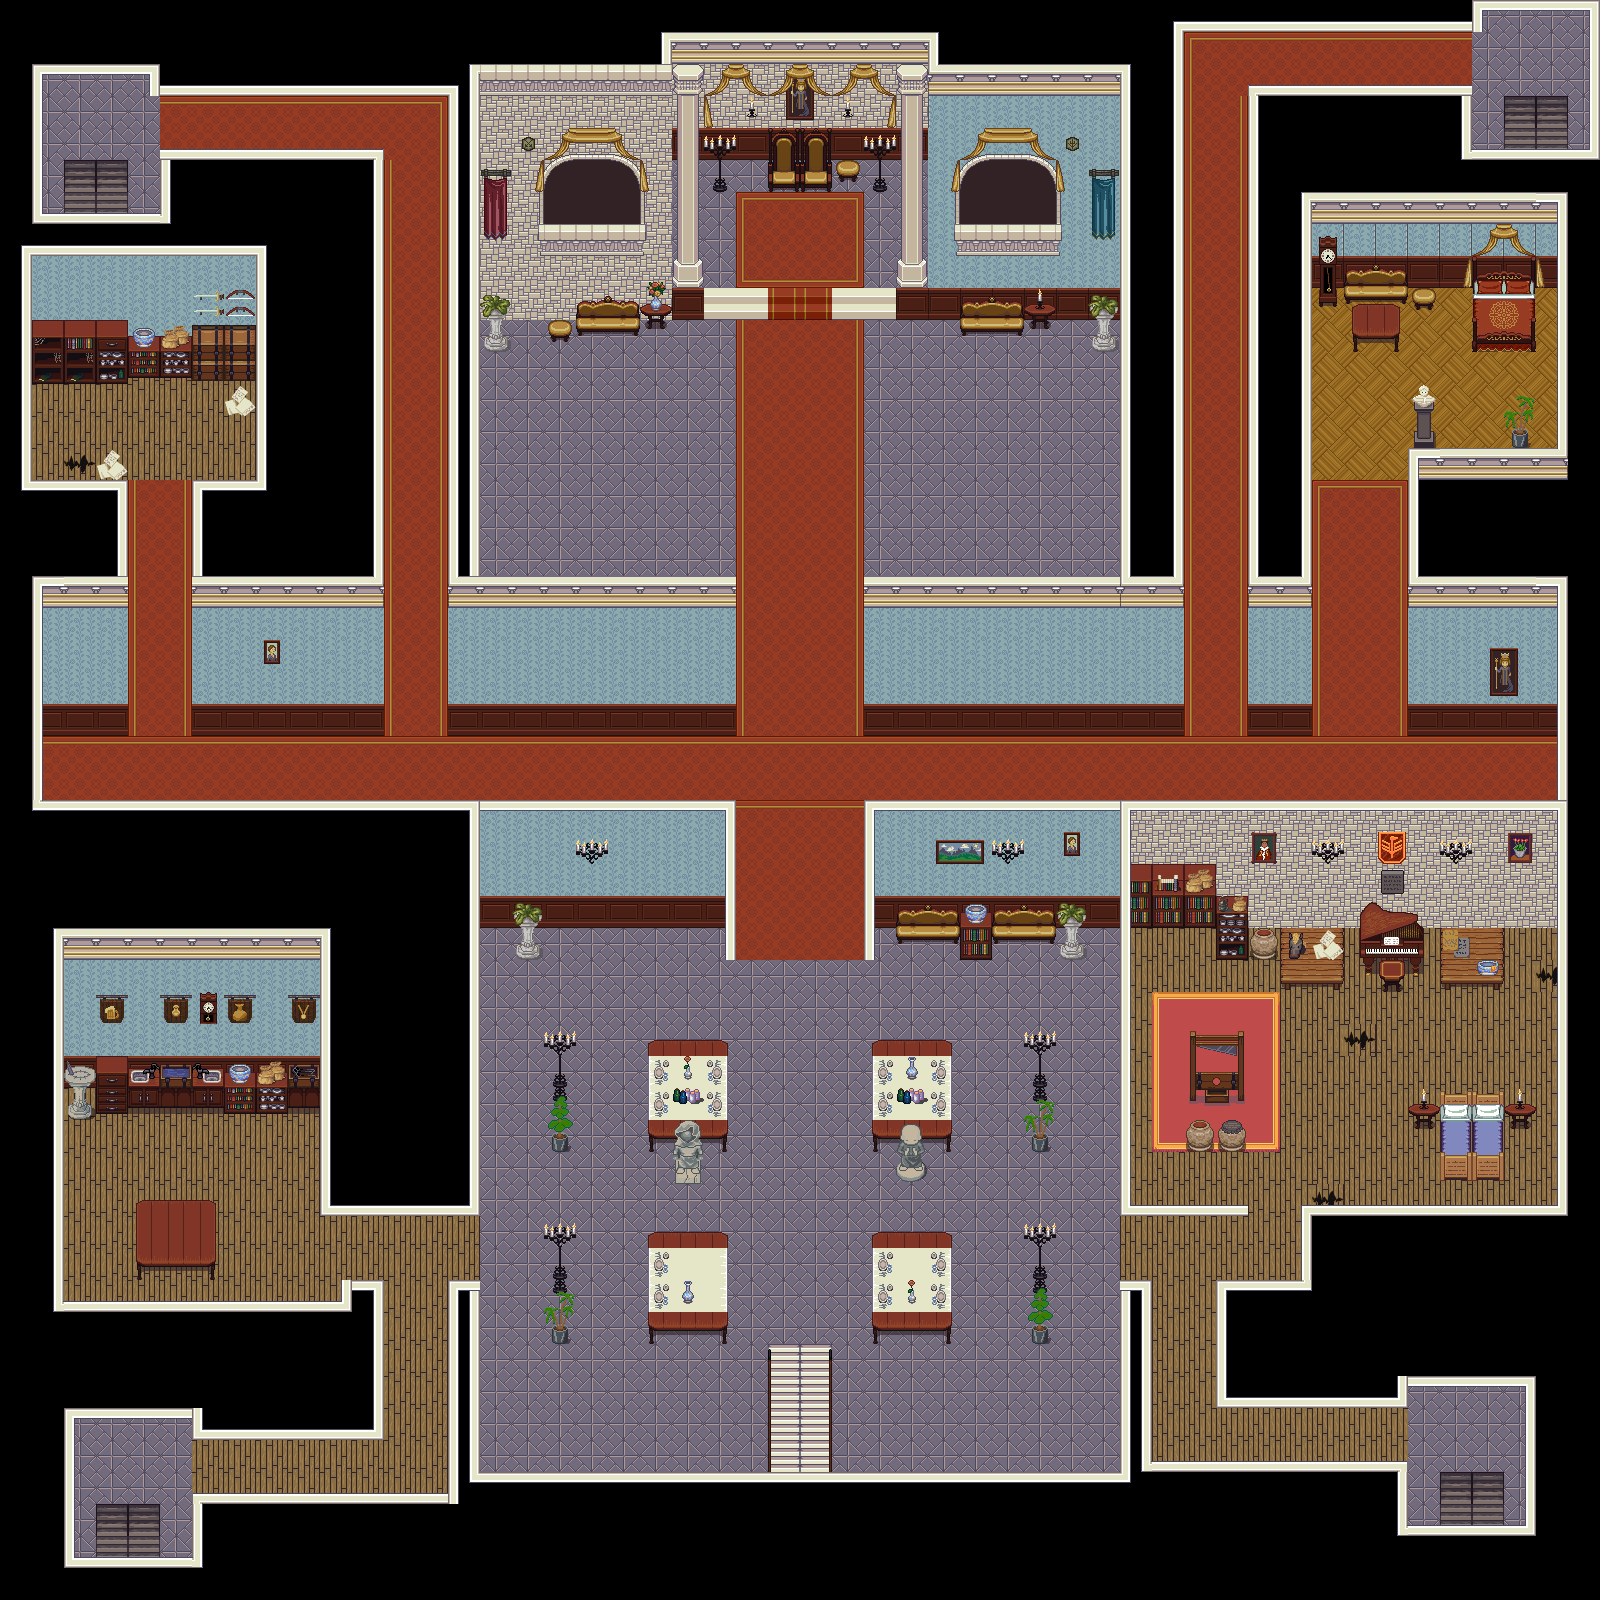

A 2D game scene composited from a Tiled map and its tileset images. What follows is a short description and the map's XML, with each tile layer's data collapsed to a summary:
An orthogonal 50x50 tile map with 32x32 px tiles, 5 tile layers (Calque 4, Calque de Tile 1, Calque 3, Calque 2, ...), 8 tilesets and 127 objects (5x DOOR).

<map version="1.2" tiledversion="1.2.1" orientation="orthogonal" renderorder="right-down" width="50" height="50" tilewidth="32" tileheight="32" infinite="0" nextlayerid="14" nextobjectid="518">
 <tileset firstgid="1" source="castle.tsx" />
 <tileset firstgid="153" source="Castle2.tsx" />
 <tileset firstgid="409" source="magecity.tsx" />
 <tileset firstgid="769" source="base_out_atlas.tsx" />
 <tileset firstgid="1793" source="interior.tsx" />
 <tileset firstgid="2049" source="stairs.tsx" />
 <tileset firstgid="2137" source="decorations-medieval.tsx" />
 <tileset firstgid="3161" source="city_inside.tsx" />
 <layer id="5" name="Calque 4" width="50" height="50">
  <data>[2500 cells, 1678 non-empty, 30 distinct tile ids]</data>
 </layer>
 <layer id="1" name="Calque de Tile 1" width="50" height="50">
  <data>[2500 cells, 708 non-empty, 134 distinct tile ids]</data>
 </layer>
 <layer id="4" name="Calque 3" width="50" height="50">
  <data>[2500 cells, 197 non-empty, 66 distinct tile ids]</data>
 </layer>
 <layer id="3" name="Calque 2" width="50" height="50">
  <data>[2500 cells, 42 non-empty, 12 distinct tile ids]</data>
 </layer>
 <layer id="7" name="foreground" width="50" height="50">
  <data>[2500 cells, 99 non-empty, 17 distinct tile ids]</data>
 </layer>
 <objectgroup id="13" name="spawns">
  <object id="498" x="789.333" y="235.333" width="24" height="6.66667" />
  <object id="501" x="790" y="465.333" width="24" height="6.66667" />
  <object id="502" x="1017.33" y="461.333" width="24" height="6.66667" />
  <object id="503" x="563.333" y="464.667" width="24" height="6.66667" />
  <object id="504" x="789.333" y="772.667" width="24" height="6.66667" />
  <object id="505" x="790.667" y="1200.67" width="24" height="6.66667" />
  <object id="506" x="788" y="1003.33" width="24" height="6.66667" />
  <object id="507" x="585.333" y="991.333" width="24" height="6.66667" />
  <object id="508" x="986.667" y="994" width="24" height="6.66667" />
  <object id="509" x="582.667" y="1422" width="24" height="6.66667" />
  <object id="510" x="973.333" y="1424.67" width="24" height="6.66667" />
  <object id="511" x="1462.67" y="1040.67" width="24" height="6.66667" />
  <object id="512" x="1328" y="1104.67" width="24" height="6.66667" />
  <object id="513" x="1450.67" y="391.333" width="24" height="6.66667" />
  <object id="514" x="168" y="1159.33" width="24" height="6.66667" />
  <object id="515" x="72" y="430" width="24" height="6.66667" />
  <object id="516" x="172" y="434" width="24" height="6.66667" />
 </objectgroup>
 <objectgroup id="8" name="triggers">
  <object id="1" name="INSIDE_DOOR_SW" type="DOOR" x="94.1667" y="1503.25" width="65.25" height="1.63636">
   <properties>
    <property name="destination_direction" value="SOUTH" />
    <property name="destination_name" value="CASTLE_DOOR_SW" />
    <property name="room_name" value="BACK_TO_MAIN" />
   </properties>
  </object>
  <object id="2" name="INSIDE_DOOR_NW" type="DOOR" x="64" y="159.5" width="63.75" height="11.25">
   <properties>
    <property name="destination_direction" value="SOUTH" />
    <property name="destination_name" value="CASTLE_DOOR_NW" />
    <property name="room_name" value="BACK_TO_MAIN" />
   </properties>
  </object>
  <object id="3" name="INSIDE_DOOR_NE" type="DOOR" x="1505.5" y="96" width="63.5" height="10.75">
   <properties>
    <property name="destination_direction" value="SOUTH" />
    <property name="destination_name" value="CASTLE_DOOR_NE" />
    <property name="room_name" value="BACK_TO_MAIN" />
   </properties>
  </object>
  <object id="4" name="INSIDE_DOOR_SE" type="DOOR" x="1440.75" y="1473.42" width="62.5" height="14.4167">
   <properties>
    <property name="destination_direction" value="SOUTH" />
    <property name="destination_name" value="CASTLE_DOOR_SE" />
    <property name="room_name" value="BACK_TO_MAIN" />
   </properties>
  </object>
  <object id="21" name="INSIDE_DOOR_CENTER" type="DOOR" x="768.167" y="1347.33" width="65.5" height="1.5">
   <properties>
    <property name="destination_direction" value="SOUTH" />
    <property name="destination_name" value="CASTLE_DOOR_CENTER" />
    <property name="room_name" value="BACK_TO_MAIN" />
   </properties>
  </object>
 </objectgroup>
 <objectgroup id="10" name="obstacles">
  <object id="393" x="448" y="1281" width="33" height="321" />
  <object id="394" x="192" y="1492.67" width="256.667" height="107.333" />
  <object id="395" x="0" y="1557.33" width="192" height="42" />
  <object id="396" x="-9.33333" y="1300.67" width="83.3333" height="256" />
  <object id="397" x="74" y="1302" width="308.667" height="116" />
  <object id="398" x="341.333" y="1279.33" width="40.6667" height="22.6667" />
  <object id="399" x="192.667" y="1418" width="190" height="20" />
  <object id="401" x="-0.666667" y="801.333" width="321.333" height="317.333" />
  <object id="402" x="0.666667" y="1117.33" width="63.3333" height="183.333" />
  <object id="403" x="-1.33333" y="480.667" width="128" height="255.333" />
  <object id="404" x="-1.33333" y="736" width="44" height="66" />
  <object id="405" x="192.667" y="480.667" width="192" height="254.667" />
  <object id="406" x="255.333" y="149.333" width="128.667" height="329.333" />
  <object id="407" x="160" y="148.667" width="94" height="232.667" />
  <object id="408" x="-0.666667" y="213.333" width="160" height="171.333" />
  <object id="409" x="-0.666667" y="385.333" width="32.6667" height="94.6667" />
  <object id="410" x="1.33333" y="-0.666667" width="40" height="214" />
  <object id="411" x="42" y="0.666667" width="418" height="72.6667" />
  <object id="412" x="150" y="72.6667" width="307.333" height="22.6667" />
  <object id="413" x="448" y="0.666667" width="30.6667" height="736.667" />
  <object id="414" x="479.333" y="639.333" width="256.667" height="96.6667" />
  <object id="415" x="864" y="639.333" width="320" height="96.6667" />
  <object id="416" x="1120" y="-0.666667" width="63.3333" height="638.667" />
  <object id="417" x="478.667" y="0.666667" width="192.667" height="318.667" />
  <object id="418" x="670.667" y="0.666667" width="266.667" height="158.667" />
  <object id="419" x="928" y="-0.666667" width="192" height="319.333" />
  <object id="420" x="1184" y="-2" width="298.667" height="32.6667" />
  <object id="421" x="1482.67" y="-2.66667" width="116" height="13.3333" />
  <object id="422" x="1248" y="86" width="223.333" height="202.667" />
  <object id="423" x="1470" y="150" width="130" height="137.333" />
  <object id="424" x="1589.33" y="-6.66667" width="10.6667" height="156.667" />
  <object id="425" x="1408" y="448" width="192.667" height="287.333" />
  <object id="426" x="1556" y="286.667" width="44" height="164.667" />
  <object id="427" x="1557.33" y="734.667" width="41.3333" height="481.333" />
  <object id="428" x="1301.33" y="1204.67" width="298.667" height="182" />
  <object id="429" x="1216" y="1280.67" width="191.333" height="127.333" />
  <object id="430" x="1525.33" y="1386.67" width="76" height="214" />
  <object id="431" x="1200" y="1525.33" width="324.667" height="75.3333" />
  <object id="432" x="1120.67" y="1280" width="30" height="321.333" />
  <object id="433" x="1150.67" y="1461.33" width="255.333" height="138.667" />
  <object id="434" x="479.333" y="1473.33" width="641.333" height="126.667" />
  <object id="435" x="768.333" y="1350" width="63" height="122.333" />
  <object id="436" x="137.333" y="1216.67" width="77.6667" height="62.6667" />
  <object id="437" x="551.75" y="1136" width="16" height="16.5" />
  <object id="438" x="552.5" y="1086.75" width="15.25" height="14.75" />
  <object id="439" x="552.25" y="1279.25" width="14.5" height="14.75" />
  <object id="440" x="550.75" y="1325.25" width="17.5" height="19.5" />
  <object id="441" x="649.333" y="1248" width="77.6667" height="95" />
  </objectgroup>
 <objectgroup id="9" name="characters" />
</map>
<!-- 57 of 127 objects omitted -->
